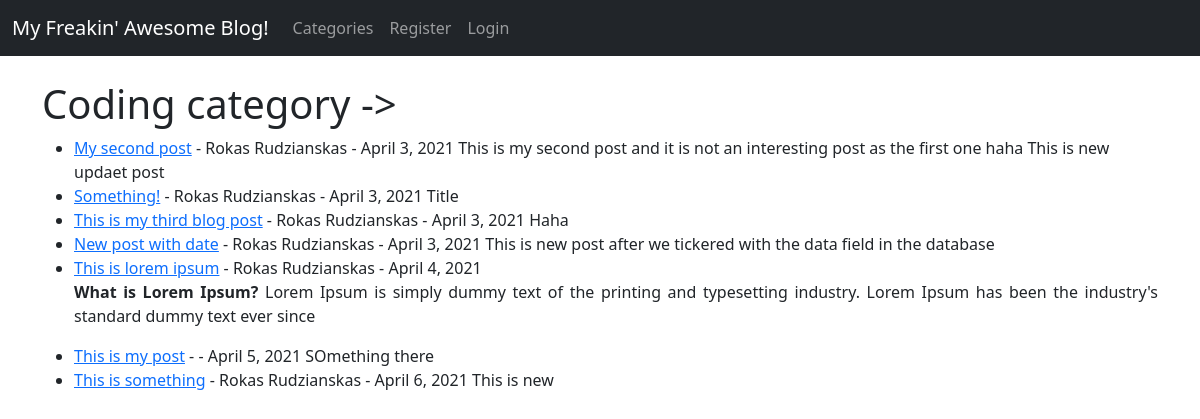
/category/coding/, run on an earlier commit of the app's database.
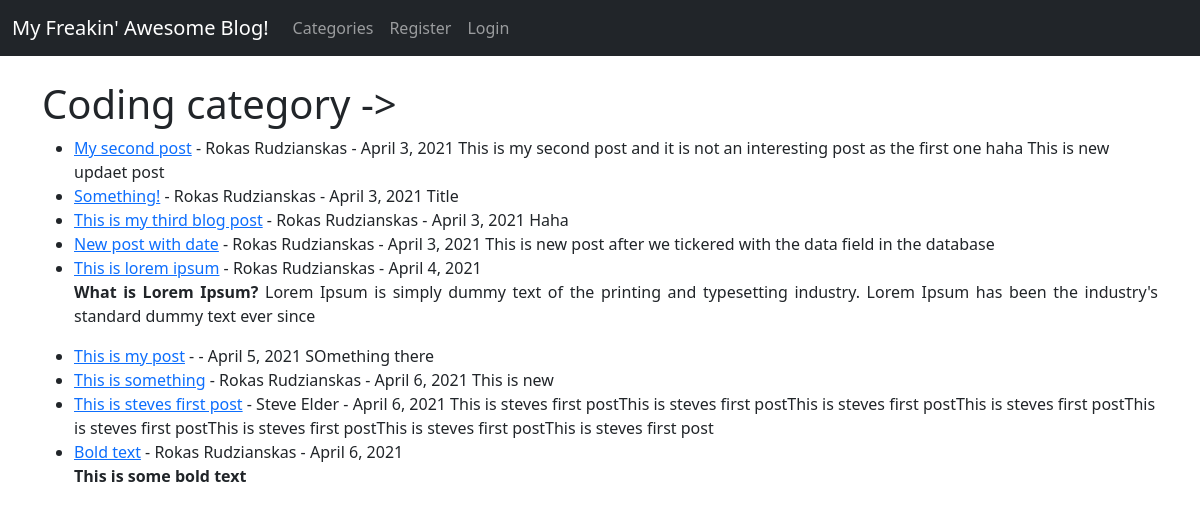
And on a later commit of the database.
### theblog/models.py (models this page shows, shortened)
class Post(models.Model):
    title = models.CharField(max_length=255)
    header_image = models.ImageField(null=True, blank=True, upload_to="images/")
    title_tag = models.CharField(max_length=255)
    author = models.ForeignKey(User, on_delete=models.CASCADE)
    body = RichTextField(blank=True, null=True)
    post_date = models.DateField(auto_now_add=True)
    category = models.CharField(max_length=255, default='coding')
    snippet = models.CharField(max_length=255)
    likes = models.ManyToManyField(User, related_name='blog_posts')

### theblog/views.py (the view)
# urls.py: path('category/<str:cats>/', CategoryView, name="category"),
def CategoryView(request, cats):
    category_posts = Post.objects.filter(category=cats.replace('-', ' '))
    return render(request, 'categories.html',
                  {'cats': cats.title().replace('-', ' '), 'category_posts': category_posts})

### theblog/templates/categories.html (shortened to what this page needs)
{% extends 'base.html' %}
    {% block content %}
{% if category_posts %}
    <h1>{{cats}} category -></h1>
        <ul>
            {% for post in category_posts %}
                   <li><a href="{% url 'article-detail' post.pk %}" >{{post.title}}</a>
           - {{post.author.first_name}}
              {{post.author.last_name}} - {{ post.post_date }}
                  {{ post.body|slice:":200"|safe }}
       </li>
            {% endfor %}
        </ul>
{% else %}
    <h1>There are no post about this category! And you know that ;(</h1>
{% endif %}
    {% endblock %}

### theblog/templates/base.html (shortened to what this page needs)
<!doctype html>
<html lang="en">
  <head>
    <link href="https://cdn.jsdelivr.net/npm/bootstrap@5.0.0-beta3/dist/css/bootstrap.min.css" rel="stylesheet">
  </head>
  <body>
  <nav class="navbar navbar-expand-lg navbar-dark bg-dark">
  <div class="container-fluid">
    <a class="navbar-brand" href="{% url 'home' %}">My Freakin' Awesome Blog!</a>
    <div class="collapse navbar-collapse" id="navbarSupportedContent">
      <ul class="navbar-nav me-auto mb-2 mb-lg-0">
          {% if cat_menu %}
         <li class="nav-item dropdown">
          <a class="nav-link dropdown-toggle" href="#" id="navbarDropdown" role="button" data-bs-toggle="dropdown" aria-expanded="false">
            Categories
          </a>
          <ul class="dropdown-menu" aria-labelledby="navbarDropdown">
              {% for item in cat_menu %}
              <a href="{% url 'category' item|slugify %}" class="dropdown-item">{{ item }}</a>
             {% endfor %}
          </ul>
        </li>
          {% else %}
              <li class="nav-item">
                <a class="nav-link" href="{% url 'category_list' %}">Categories</a>
              </li>
          {% endif %}
        {% if user.is_authenticated %}
              <li class="nav-item">
                <a class="nav-link" href="{% url 'add_post' %}">Add Post</a>
              </li>
           <li class="nav-item">
              <a class="nav-link" href="{% url 'add_category' %}">Add Category</a>
             </li>
          <li class="nav-item">
              <a class="nav-link" href="{% url 'edit_profile' %}">Edit Profile</a>
             </li>
             <li class="nav-item">
              <a class="nav-link" href="{% url 'logout' %}">Log Out</a>
             </li>
        {% else %}
          <li class="nav-item">
            <a class="nav-link" href="{% url 'register' %}">Register</a>
          </li>
          <li class="nav-item">
            <a class="nav-link" href="{% url 'login' %}">Login</a>
          </li>
        {% endif %}
      </ul>
    </div>
  </div>
</nav>
  <div class="container">
        <br>
    {% block content %}
    {% endblock %}
      </div>
  </body>
</html>

What changed in the data, as far as the page shows it:
added Post: title "This is steves first post", author.first_name "Steve", author.last_name "Elder", post_date "April 6, 2021", body "This is steves first postThis is steves first postThis is steves first postThis is steves first postThis is steves first postThis is steves first postThis is steves first postThis is steves first post"
added Post: title "Bold text", author.first_name "Rokas", author.last_name "Rudzianskas", post_date "April 6, 2021", body "This is some bold text"
